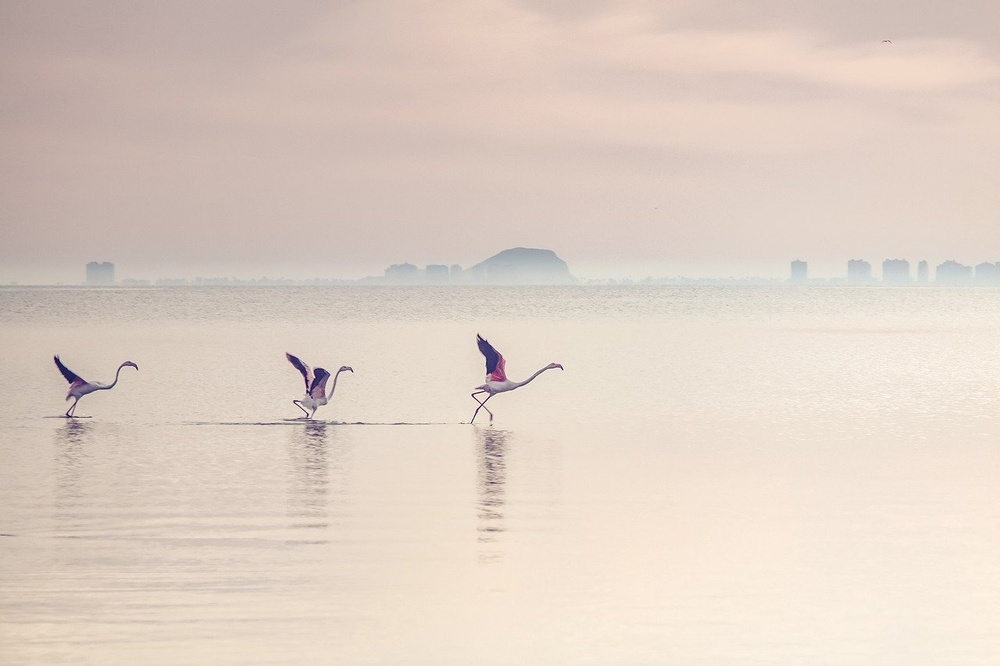
#> input picture fourie_filtering/waterscape.jpg, 1000 x 666 px, shrunk from 1280 x 853 before the run
$ python task2.py
#> lines starting #> are read from the running program, lines starting #| are printed output that depends on the picture; after the words box and inside, x2 and y2 are one past the last pixel; in counts of white or black regions, pixels touching at a corner belong together
import numpy as np
import cv2
from matplotlib import pyplot as plt


def show_gray_img(img):
    plt.imshow(img, cmap="gray")
    plt.show()


img = cv2.imread("waterscape.jpg")
#> img is the input picture: shape (666, 1000, 3); mean B, G, R 197, 208.1, 223.1
gimg = cv2.cvtColor(img, cv2.COLOR_BGR2GRAY)
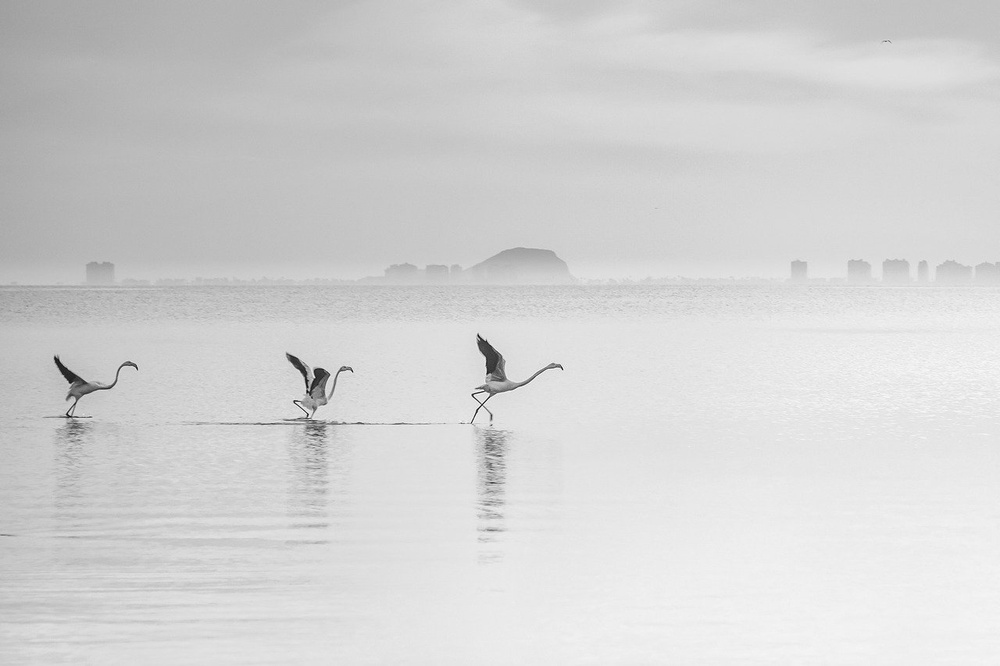
#> gimg: shape (666, 1000); min 6, max 252, mean 211.4
limg = cv2.Laplacian(img, -1)
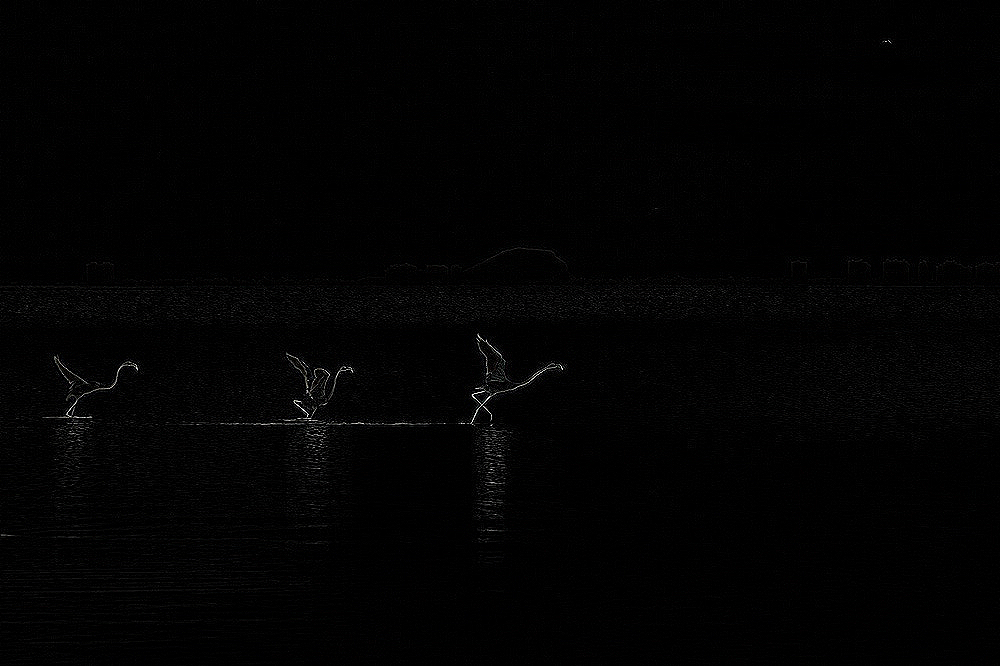
#> limg: shape (666, 1000, 3); mean B, G, R 2.4, 2.4, 2.4
show_gray_img(limg)
print("[Laplacian] sum of all intensities", np.sum(limg))
#| [Laplacian] sum of all intensities 4788477

cimg = cv2.Canny(img, 100, 200)
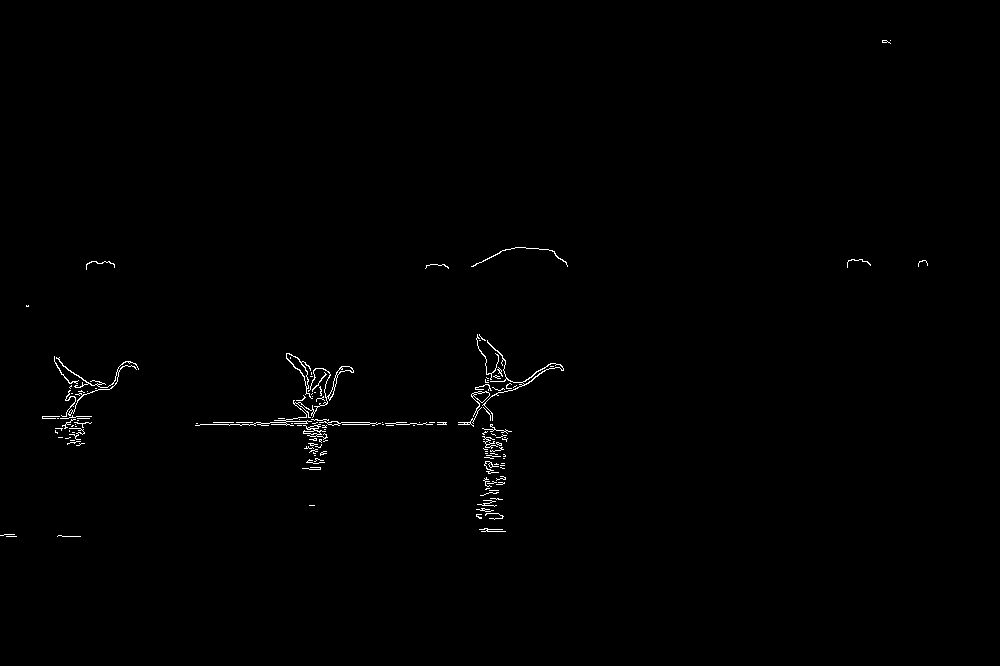
#> cimg: shape (666, 1000); 0.54% white in thin lines or dots, all inside (x1, y1, x2, y2) = (0, 40, 928, 537)
show_gray_img(cimg)
print("[Canny] sum of all intensities", np.sum(cimg))
#| [Canny] sum of all intensities 920805
